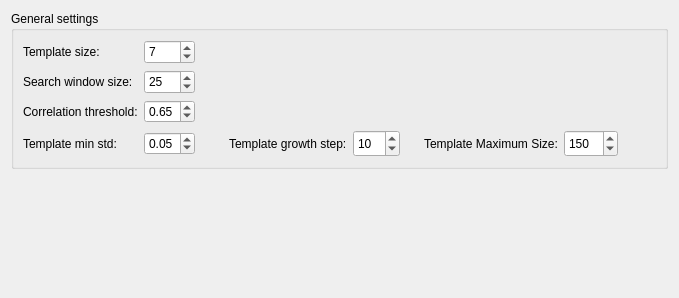
     <widget class="QWidget" name="tab_2">
      <attribute name="title">
       <string>Cross-Correlation</string>
      </attribute>
      <layout class="QGridLayout" name="gridLayout_10">
       <item row="0" column="0">
        <widget class="QGroupBox" name="groupBox_3">
         <property name="title">
          <string>General settings</string>
         </property>
         <layout class="QGridLayout" name="gridLayout_4">
          <item row="0" column="0">
           <widget class="QLabel" name="label_9">
            <property name="text">
             <string>Template size:</string>
            </property>
           </widget>
          </item>
          <item row="0" column="1">
           <widget class="QSpinBox" name="spinBox11">
            <property name="maximumSize">
             <size>
              <width>55</width>
              <height>27</height>
             </size>
            </property>
            <property name="minimum">
             <number>5</number>
            </property>
            <property name="maximum">
             <number>50</number>
            </property>
            <property name="value">
             <number>7</number>
            </property>
           </widget>
          </item>
          <item row="0" column="2">
           <spacer name="horizontalSpacer_9">
            <property name="orientation">
             <enum>Qt::Horizontal</enum>
            </property>
            <property name="sizeHint" stdset="0">
             <size>
              <width>412</width>
              <height>24</height>
             </size>
            </property>
           </spacer>
          </item>
          <item row="1" column="0">
           <widget class="QLabel" name="label_10">
            <property name="text">
             <string>Search window size:</string>
            </property>
           </widget>
          </item>
          <item row="1" column="1">
           <widget class="QSpinBox" name="spinBox12">
            <property name="maximumSize">
             <size>
              <width>55</width>
              <height>27</height>
             </size>
            </property>
            <property name="minimum">
             <number>7</number>
            </property>
            <property name="maximum">
             <number>150</number>
            </property>
            <property name="value">
             <number>25</number>
            </property>
           </widget>
          </item>
          <item row="1" column="2">
           <spacer name="horizontalSpacer_10">
            <property name="orientation">
             <enum>Qt::Horizontal</enum>
            </property>
            <property name="sizeHint" stdset="0">
             <size>
              <width>412</width>
              <height>24</height>
             </size>
            </property>
           </spacer>
          </item>
          <item row="2" column="0">
           <widget class="QLabel" name="label_11">
            <property name="text">
             <string>Correlation threshold:</string>
            </property>
           </widget>
          </item>
          <item row="2" column="1">
           <widget class="QDoubleSpinBox" name="doubleSpinBox13">
            <property name="minimum">
             <double>0.500000000000000</double>
            </property>
            <property name="maximum">
             <double>1.000000000000000</double>
            </property>
            <property name="singleStep">
             <double>0.010000000000000</double>
            </property>
            <property name="value">
             <double>0.650000000000000</double>
            </property>
           </widget>
          </item>
          <item row="2" column="2">
           <spacer name="horizontalSpacer_11">
            <property name="orientation">
             <enum>Qt::Horizontal</enum>
            </property>
            <property name="sizeHint" stdset="0">
             <size>
              <width>412</width>
              <height>24</height>
             </size>
            </property>
           </spacer>
          </item>
          <item row="3" column="0">
           <widget class="QLabel" name="label_12">
            <property name="text">
             <string>Template min std:</string>
            </property>
           </widget>
          </item>
          <item row="3" column="1">
           <widget class="QDoubleSpinBox" name="doubleSpinBox14">
            <property name="minimum">
             <double>0.010000000000000</double>
            </property>
            <property name="maximum">
             <double>1.000000000000000</double>
            </property>
            <property name="singleStep">
             <double>0.010000000000000</double>
            </property>
            <property name="value">
             <double>0.050000000000000</double>
            </property>
           </widget>
          </item>
          <item row="3" column="2">
           <layout class="QHBoxLayout" name="horizontalLayout_28">
            <item>
             <spacer name="horizontalSpacer_12">
              <property name="orientation">
               <enum>Qt::Horizontal</enum>
              </property>
              <property name="sizeHint" stdset="0">
               <size>
                <width>28</width>
                <height>17</height>
               </size>
              </property>
             </spacer>
            </item>
            <item>
             <layout class="QHBoxLayout" name="horizontalLayout_29">
              <item>
               <widget class="QLabel" name="label_63">
                <property name="text">
                 <string>Template growth step:</string>
                </property>
               </widget>
              </item>
              <item>
               <widget class="QSpinBox" name="spinBox11_2">
                <property name="minimumSize">
                 <size>
                  <width>0</width>
                  <height>27</height>
                 </size>
                </property>
                <property name="maximumSize">
                 <size>
                  <width>55</width>
                  <height>27</height>
                 </size>
                </property>
                <property name="minimum">
                 <number>1</number>
                </property>
                <property name="maximum">
                 <number>100</number>
                </property>
                <property name="value">
                 <number>10</number>
                </property>
               </widget>
              </item>
             </layout>
            </item>
            <item>
             <spacer name="horizontalSpacer_26">
              <property name="orientation">
               <enum>Qt::Horizontal</enum>
              </property>
              <property name="sizeHint" stdset="0">
               <size>
                <width>18</width>
                <height>18</height>
               </size>
              </property>
             </spacer>
            </item>
            <item>
             <layout class="QHBoxLayout" name="horizontalLayout_30">
              <item>
               <widget class="QLabel" name="label_64">
                <property name="text">
                 <string>Template Maximum Size:</string>
                </property>
               </widget>
              </item>
              <item>
               <widget class="QSpinBox" name="spinBox11_3">
                <property name="minimumSize">
                 <size>
                  <width>0</width>
                  <height>27</height>
                 </size>
                </property>
                <property name="maximumSize">
                 <size>
                  <width>55</width>
                  <height>27</height>
                 </size>
                </property>
                <property name="minimum">
                 <number>10</number>
                </property>
                <property name="maximum">
                 <number>1000</number>
                </property>
                <property name="value">
                 <number>150</number>
                </property>
               </widget>
              </item>
             </layout>
            </item>
            <item>
             <spacer name="horizontalSpacer_30">
              <property name="orientation">
               <enum>Qt::Horizontal</enum>
              </property>
              <property name="sizeHint" stdset="0">
               <size>
                <width>38</width>
                <height>18</height>
               </size>
              </property>
             </spacer>
            </item>
           </layout>
          </item>
         </layout>
        </widget>
       </item>
       <item row="1" column="0">
        <spacer name="verticalSpacer">
         <property name="orientation">
          <enum>Qt::Vertical</enum>
         </property>
         <property name="sizeHint" stdset="0">
          <size>
           <width>20</width>
           <height>118</height>
          </size>
         </property>
        </spacer>
       </item>
      </layout>
     </widget>
